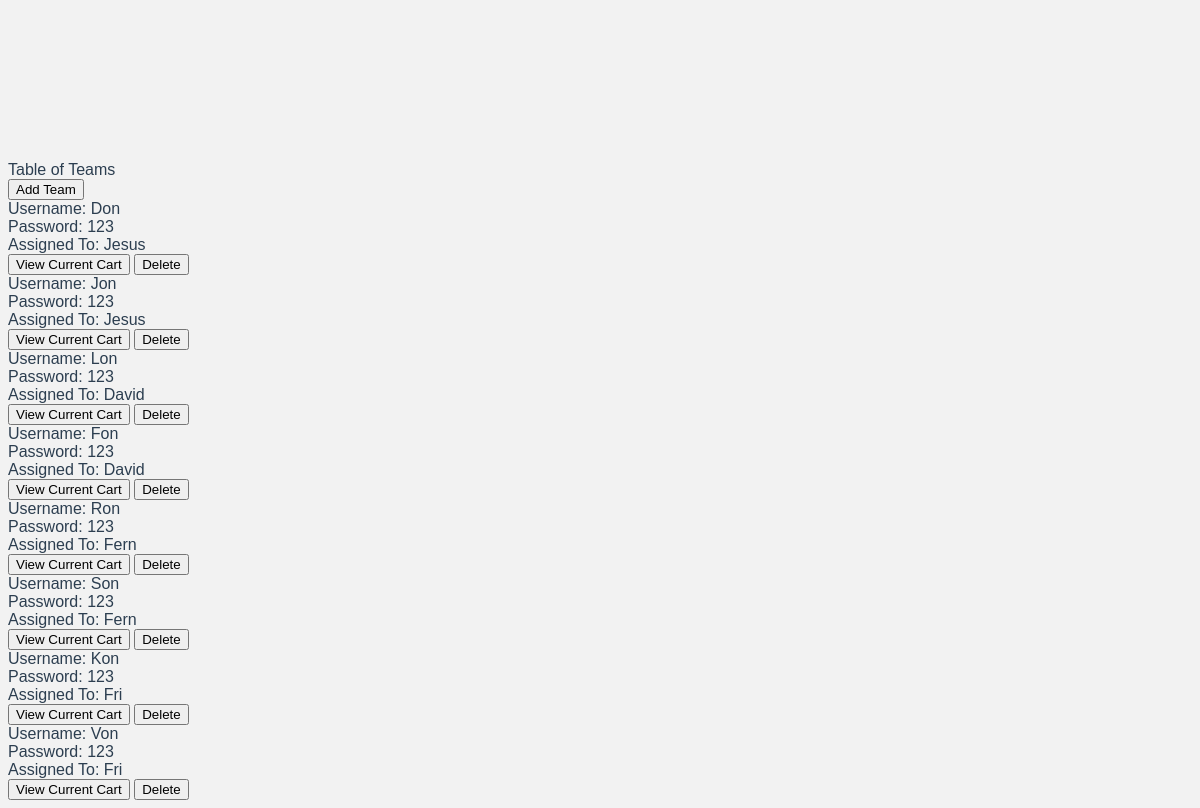
Before: /tablestudent (signed in, lower part) with the older database file.
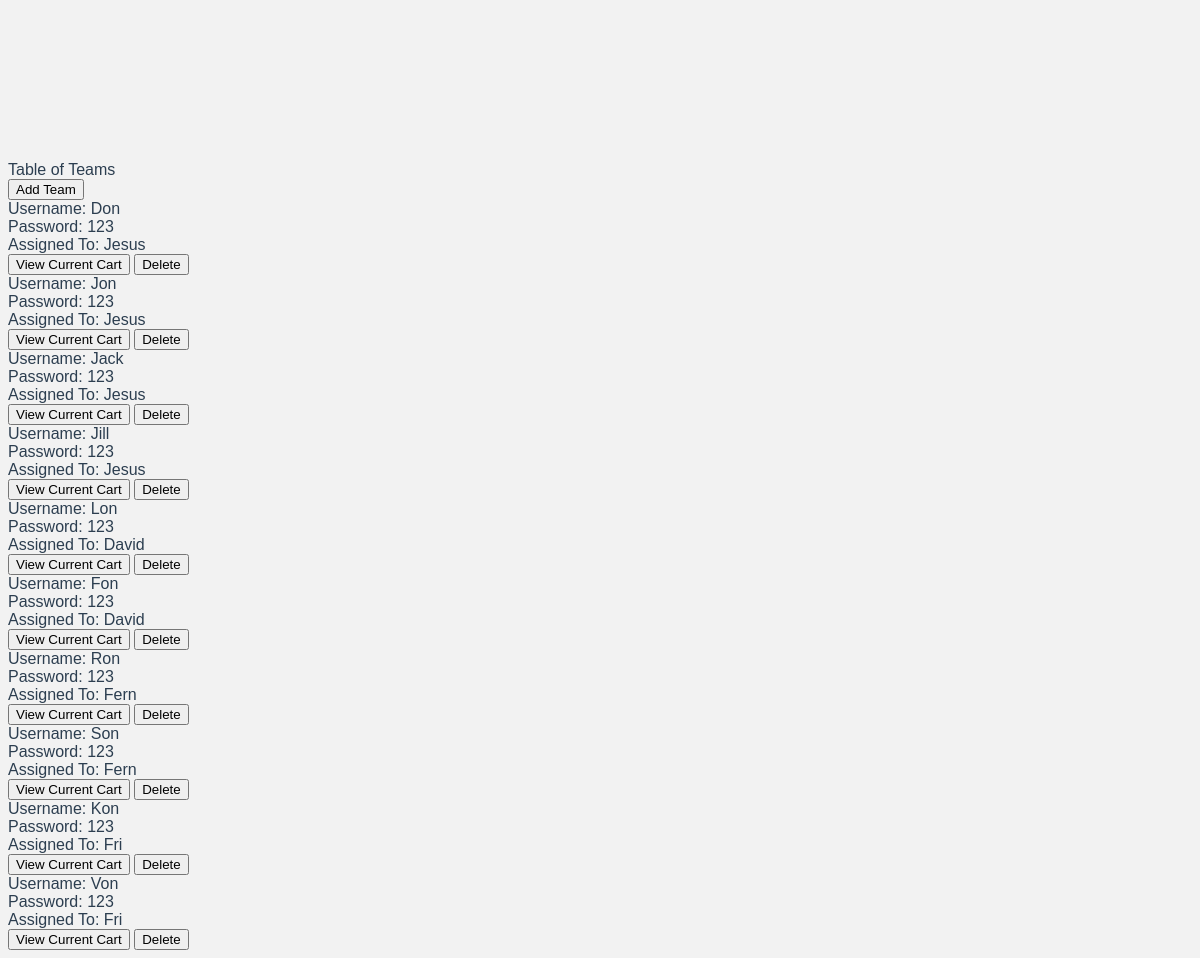
After: the same page with the newer database file.
### main.py (models this page shows)
class StdAcc(db.Model):
    id = db.Column(db.Integer, primary_key=True)
    name = db.Column(db.String(200), default = '-')
    pword = db.Column(db.String(200), default = '-')
    assigned_teacher_id = db.Column(db.Integer, db.ForeignKey('tr_acc.id'))

class TrAcc(db.Model):
    id = db.Column(db.Integer, primary_key=True)
    name = db.Column(db.String(200), default = '-')
    pword = db.Column(db.String(200), default = '-')
    passcode = db.Column(db.String(6), default = '')
    assigned_students = db.relationship('StdAcc', backref="assigned_teacher")

### main.py (the view)
@app.route('/tablestudent', methods = ["POST", 'GET'])
def tableStudent():
    if "admin" in session:
        students = db.session.query(StdAcc).order_by(db.text('assigned_teacher_id')).all()
        teachers = db.session.query(TrAcc).all()
        usertype = "admin"
        return render_template('tablestudents.html',students = students, teachers = teachers,usertype = usertype)
    elif "teacher" in session:
        teacher = db.session.query(TrAcc).filter_by(name = session['teacher']).first()
        students = db.session.query(StdAcc).filter_by(assigned_teacher_id = teacher.id)
        usertype = "teacher"
        return render_template('tablestudents.html',students = students,usertype = usertype)

### templates/tablestudents.html (shortened to what this page needs)
<!DOCTYPE html>
<html>
<head>
    <link rel="stylesheet" href="https://unpkg.com/@zaydek/duomo@0.7.1/dist/production-full.css">
</head>
<body>
    <nav class="sticky t-0 shadow shadow-lg hstack w-full p-12 bg-white">
        {% if usertype == 'admin' %}
        <a href="{{url_for('admin')}}">
            <svg class="w-36 h-36" fill="currentColor" viewBox="0 0 20 20" xmlns="http://www.w3.org/2000/svg"><path fill-rule="evenodd" d="M9.707 16.707a1 1 0 01-1.414 0l-6-6a1 1 0 010-1.414l6-6a1 1 0 011.414 1.414L5.414 9H17a1 1 0 110 2H5.414l4.293 4.293a1 1 0 010 1.414z" clip-rule="evenodd"></path></svg>
        </a>
        {% endif %}
    </nav>
    <div class="container py-28">
        <div class="vstack screen">
            <div class="text-36">Table of Teams</div>
            <div class="vstack space-28 mt-28 px-28">
                <form action="/addStudent" method="POST">
                    <input type="submit" class="text-underline w-256 bg-white rounded-3 shadow shadow-md p-28" value="Add Team" />
                </form>
                <div class="grid grid-cols-1 sm:grid-cols-2 md:grid-cols-2 lg:grid-cols-3 gap-28">
                    {% for student in students %}
                    <form action="deleteEntry" method="POST">
                        <div class="vstack w-full align-start bg-white rounded-3 shadow shadow-md">
                            <div class="w-full p-28 ellipsis">Username: {{student.name}}</div>
                            <div class="w-full p-28 ellipsis">Password: {{student.pword}}</div>
                            {% for teacher in teachers if teacher.id == student.assigned_teacher_id %}
                            <div class="w-full p-28 ellipsis">Assigned To: {{teacher.name}}</div>
                            {% endfor %}
                            <input name="todo" type="submit" class="text-underline color-blue-700 bg-transparent p-28 " value="View Current Cart" />
                            <input name="todo" type="submit" class="text-underline color-red-700 bg-transparent p-28 " value="Delete" />
                        </div>
                    </form>
                    {% endfor %}
                </div>
            </div>
        </div>
    </div>
</body>
</html>

### templates/tablestudents.html (style rules this page uses)
body { font-family: Avenir, Helvetica, Arial, sans-serif; -webkit-font-smoothing: antialiased; -moz-osx-font-smoothing: grayscale; color: var(--text-color); background-color: var(--bg-color); }
:root { --bg-color: #F2F2F2; --text-color: #2c3e50; --hover-color: #83A9BD; --title-color: #2c3e50; }
.ellipsis { white-space: nowrap; overflow: hidden; text-overflow: ellipsis; }

Changed rows visible on the page:
added StdAcc: name "Jack", pword "123", TrAcc (name "Jesus")
added StdAcc: name "Jill", pword "123", TrAcc (name "Jesus")
